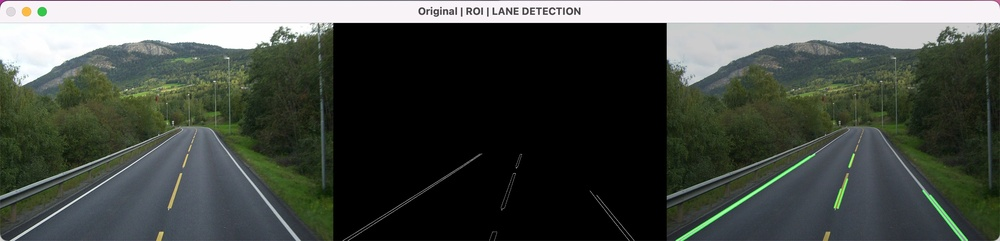
#> input picture C9001F9F-79A2-41E0-9AA2-A7741E318565.jpeg, 1000 x 241 px, shrunk from 2560 x 618 before the run, given in place of road_video.mp4, which was not available
$ python main.py
#> lines starting #> are read from the running program, lines starting #| are printed output that depends on the picture; after the words box and inside, x2 and y2 are one past the last pixel; in counts of white or black regions, pixels touching at a corner belong together; pictures that were not available may be replaced by others from this repository, and a replacement may not be noted
import cv2
import numpy as np

image_paths = [
    "data/road1.jpg",
    "data/road2.jpg",
    "data/road3.jpg",
    "data/road4.jpg"
]
video_path = "data/road_video.mp4"

def process_frame(frame):
    gray = cv2.cvtColor(frame, cv2.COLOR_BGR2GRAY)
    blur = cv2.GaussianBlur(gray, (5, 5), 0)

    edges = cv2.Canny(blur, 100, 200)
    roi = region_of_interest(edges)

    lines = detect_lines(roi)
    lane_lines = average_slope_intercept(frame, lines)
    line_image = draw_lines(frame, lane_lines)
    result = cv2.addWeighted(frame, 0.8, line_image, 1, 1)

    gray_bgr = cv2.cvtColor(gray, cv2.COLOR_GRAY2BGR)
    roi_bgr = cv2.cvtColor(roi, cv2.COLOR_GRAY2BGR)

    combined = cv2.hconcat([
         frame,
         roi_bgr,
         result
    ])
    return combined

def region_of_interest(edges):

    height, width = edges.shape

    mask = np.zeros_like(edges)

    polygon = np.array([
    [
        (0, height),
        (width, height),
        (int(width * 0.55), int(height * 0.55)),
        (int(width * 0.45), int(height * 0.55))
    ]
     ], dtype=np.int32)

    cv2.fillPoly(mask, polygon, 255)

    cropped = cv2.bitwise_and(edges, mask)

    return cropped

def detect_lines(cropped_edges):

    lines = cv2.HoughLinesP(
        cropped_edges,
        rho=2,
        theta=np.pi / 180,
        threshold=90,
        minLineLength=40,
        maxLineGap=5
    )

    return lines
def make_points(image, line):

    slope, intercept = line

    height = image.shape[0]

    y1 = height
    y2 = int(height * 0.6)

    x1 = int((y1 - intercept) / slope)
    x2 = int((y2 - intercept) / slope)

    return [[x1, y1, x2, y2]]
def average_slope_intercept(image, lines):

    left_fit = []
    right_fit = []

    if lines is None:
        return []

    for line in lines:

        x1, y1, x2, y2 = line.reshape(4)

        if x1 == x2:
            continue

        slope = (y2 - y1) / (x2 - x1)
        intercept = y1 - slope * x1

        if slope < 0:
            left_fit.append((slope, intercept))
        else:
            right_fit.append((slope, intercept))

    lane_lines = []

    if len(left_fit) > 0:
        left_avg = np.mean(left_fit, axis=0)
        lane_lines.append(make_points(image, left_avg))

    if len(right_fit) > 0:
        right_avg = np.mean(right_fit, axis=0)
        lane_lines.append(make_points(image, right_avg))

    return lane_lines
def draw_lines(image, lines):

    line_image = np.zeros_like(image)

    if lines is None:
        return line_image

    for line in lines:

        x1, y1, x2, y2 = line[0]

        cv2.line(
            line_image,
            (x1, y1),
            (x2, y2),
            (0, 255, 0),
            8
        )

    return line_image


def process_images():
    for image_path in image_paths:
        image = cv2.imread(image_path)

        if image is None:
            print("Image not found:", image_path)
            continue

        combined = process_frame(image)

        cv2.imshow("Original | ROI | LANE DETECTION", combined)
        cv2.waitKey(0)

    cv2.destroyAllWindows()


def process_video():
    cap = cv2.VideoCapture(video_path)

    if not cap.isOpened():
        print("Video not found:", video_path)
        return

    while True:
        ret, frame = cap.read()
#> frame is the input picture: shape (241, 1000, 3); mean B, G, R 71.1, 77.1, 71.9

        if not ret:
            break

        combined = process_frame(frame)
#> in process_frame, `blur = cv2.GaussianBlur(gray, (5, 5), 0)`:
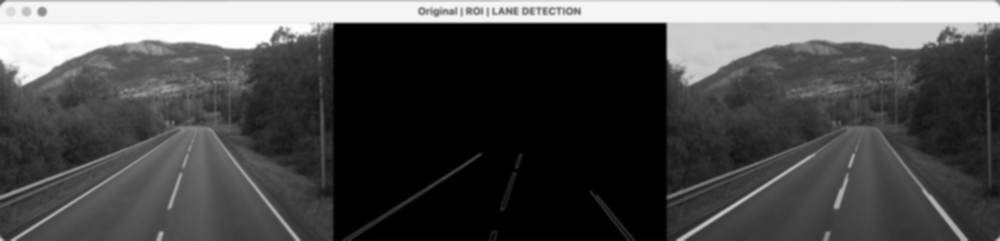
#> blur: shape (241, 1000); min 0, max 254, mean 75
#> in process_frame, `edges = cv2.Canny(blur, 100, 200)`:
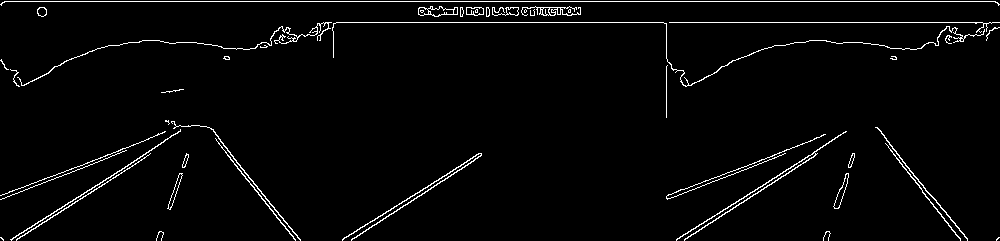
#> edges: shape (241, 1000); 2.8% white in thin lines or dots
#> in region_of_interest, `cv2.fillPoly(mask, polygon, 255)`:
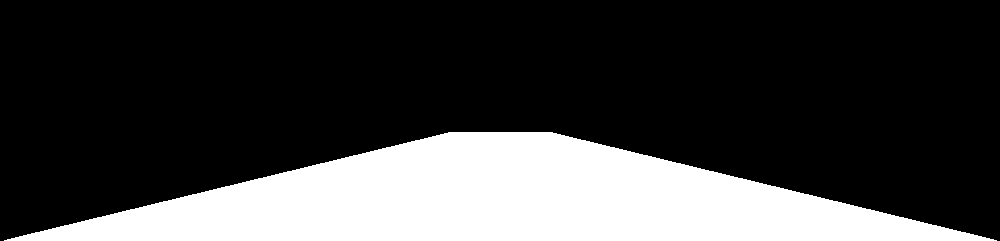
#> mask: shape (241, 1000); 24.9% white; 1 white region, box (x1, y1, x2, y2) and area: (4, 132, 997, 241) 59961
#> in region_of_interest, `cropped = cv2.bitwise_and(edges, mask)`:
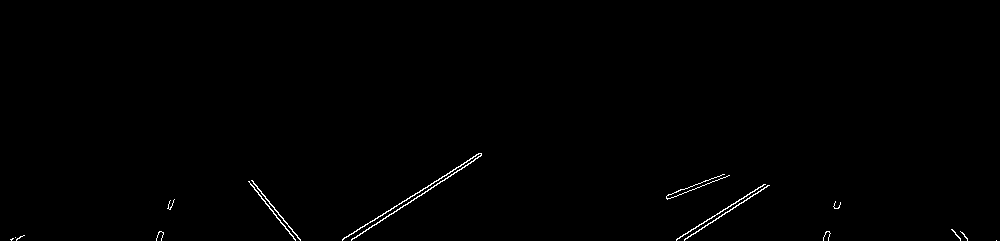
#> cropped: shape (241, 1000); 0.51% white in thin lines or dots, all inside (x1, y1, x2, y2) = (10, 153, 997, 241)
#> in detect_lines, `lines = cv2.HoughLinesP( cropped_edges, rho=2, theta=np.pi / 180, thre..`: lines = [[351, 240, 480, 156], [342, 239, 480, 153], [691, 229, 765, 184], [698, 231, 767, 185], [252, 180, 300, 240]]
#> the loop in average_slope_intercept, `for line in lines: ` made 5 passes
#> (x1, y1, x2, y2, slope, intercept) on passes 1 to 5: (351, 240, 480, 156, -0.651, 468.6), (342, 239, 480, 153, -0.623, 452.1), (691, 229, 765, 184, -0.608, 649.2), (698, 231, 767, 185, -0.667, 696.3), (252, 180, 300, 240, 1.25, -135)
#> after the loop in average_slope_intercept, `for line in lines:`: left_fit = [(-0.651, 468.6), (-0.623, 452.1), (-0.608, 649.2), (-0.667, 696.3)]; right_fit = [(1.25, -135)]
#> in average_slope_intercept, `left_avg = np.mean(left_fit, axis=0)`: left_avg = [-0.637, 566.6]
#> in make_points, `slope, intercept = line`: slope = -0.637; intercept = 566.6
#> in make_points, `x1 = int((y1 - intercept) / slope)`: x1 = 510
#> in make_points, `x2 = int((y2 - intercept) / slope)`: x2 = 663
#> in average_slope_intercept, `right_avg = np.mean(right_fit, axis=0)`: right_avg = [1.25, -135]
#> in process_frame, `lane_lines = average_slope_intercept(frame, lines)`: lane_lines = [[[510, 241, 663, 144]], [[300, 241, 223, 144]]]
#> the loop in draw_lines, `for line in lines: ` made 2 passes
#> after the loop in draw_lines, `for line in lines:`:
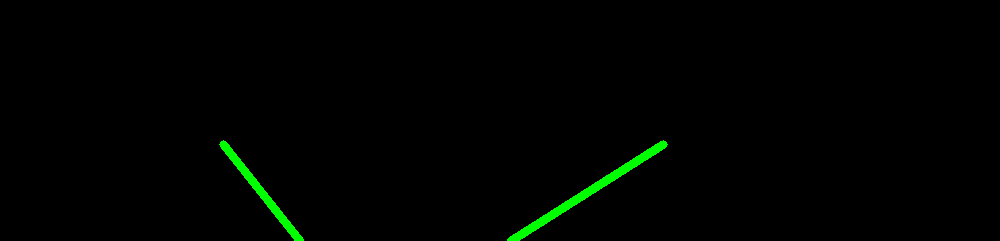
#> line_image: shape (241, 1000, 3); mean of channels 0, 1, 2 0, 2.7, 0; drawn as B, G, R
#> in process_frame, `result = cv2.addWeighted(frame, 0.8, line_image, 1, 1)`:
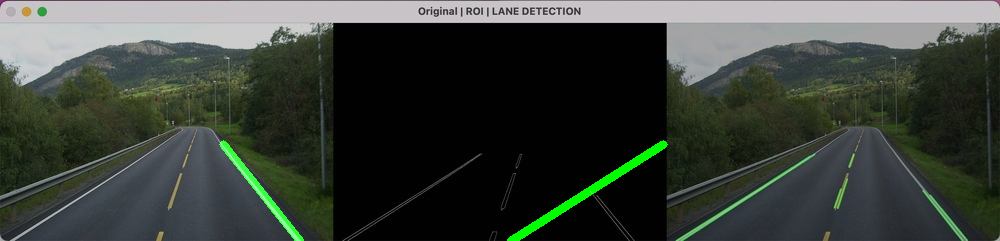
#> result: shape (241, 1000, 3); mean B, G, R 57.9, 65, 58.5
#> in process_frame, `combined = cv2.hconcat([ frame, roi_bgr, result ])`:
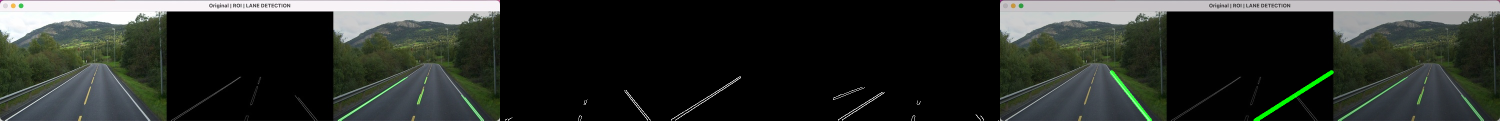
#> combined: shape (241, 3000, 3) (shown at 1/2 size); mean B, G, R 43.4, 47.8, 43.9

        cv2.imshow("Video: Original | ROI | LANE DETECTION ", combined)

        if cv2.waitKey(25) & 0xFF == ord("q"):
#> (key q is pressed here)
            break

    cap.release()
    cv2.destroyAllWindows()


if __name__ == "__main__":
    process_images()
    process_video()
